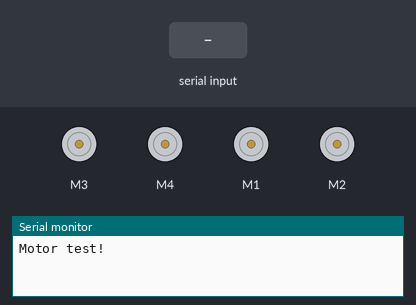
This sketch was run on a simulated Arduino Uno, built with avr-gcc and run on an emulated ATmega328P. On the bench: 4 × DC motor (green arrow = forward, orange = backward, longer = faster), the last lines printed to the serial monitor. The inputs (shaded band) are chosen by the test bench.

Above: at 1.2 s.
1.3 s: byte 73 ('I') received over Serial
At 1.6 s:
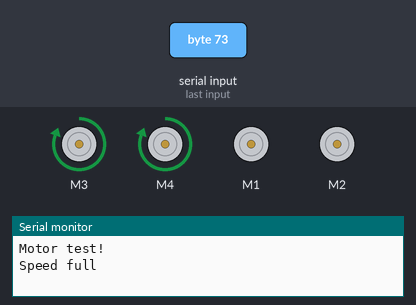
2.8 s: "S" received over Serial
At 3.9 s:
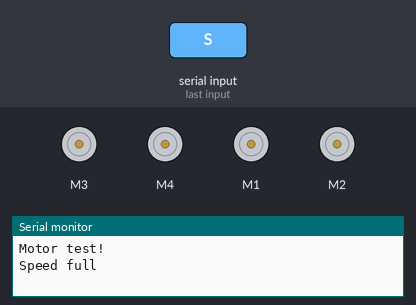
4.3 s: "B" received over Serial
At 5.1 s:
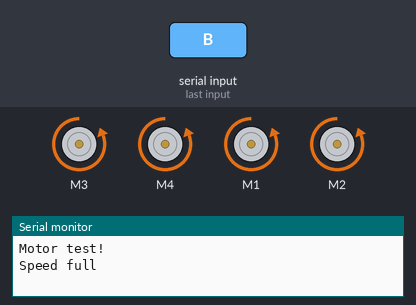
5.8 s: "F" received over Serial
At 6.2 s:
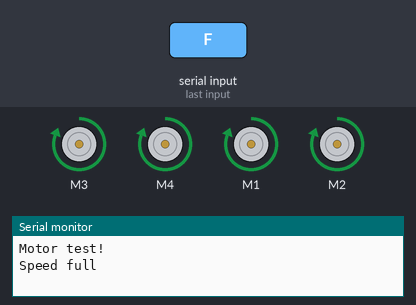
7.3 s: "R" received over Serial
At 8.5 s:
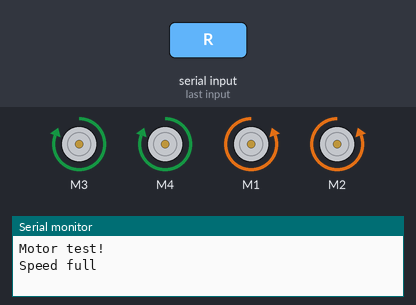
8.8 s: "L" received over Serial
At 9.7 s:
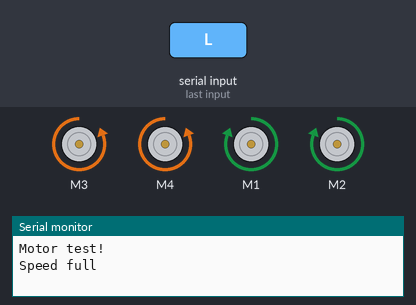
Timing chart, 0 to 11.3 s (numbered marks = the images above; inputs shaded):
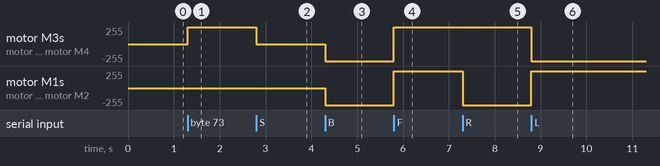

The sketch:

bl_car.ino
```cpp
#include <SoftwareSerial.h>
#include <AFMotor.h>
char incomingByte;
int speed_min = 135;
int speed_max = 255;

int left_speed = speed_max; // set both motors to maximum speed
int right_speed = speed_max;


AF_DCMotor motor_one(1); // create motor #1, 1KHz pwm
AF_DCMotor motor_two(2); // create motor #2, 1KHz pwm
AF_DCMotor motor_three(3); // create motor #1, 1KHz pwm
AF_DCMotor motor_four(4); // create motor #2, 1KHz pwm

void left(int left_speed, int right_speed);
void right(int left_speed, int right_speed);
void forward(int left_speed, int right_speed);
void backward(int left_speed, int right_speed);
void forward_left(int left_speed, int right_speed);
void forward_right(int left_speed, int right_speed);
void back_left(int left_speed, int right_speed);
void back_right(int left_speed, int right_speed);
void setup() {
  Serial.begin(9600); // set up Serial library at 9600 bps - this is the speed the serial interface will work at
  Serial.println("Motor test!");// display message for test purposes when connected to a serial monitor
}

void loop() {

  if (Serial.available() > 0) {
    // read the incoming byte:
    incomingByte = Serial.read();
  }


  switch (incomingByte)
  {
    case 'S':
      {
        stopo( left_speed, right_speed);
        //Serial.println("Stop\n");
        incomingByte = '*';
      }
      break;

    case 'B':

      { backward(left_speed, right_speed);

        // Serial.println("Forward\n");
        incomingByte = '*';
      }
      break;

    case 'F':

      { forward(left_speed, right_speed);
        // Serial.println("Backward\n");
        incomingByte = '*';
      }
      break;

    case 'R':
      // turn right
      {
        right(left_speed, right_speed);
        // Serial.println("Rotate Right\n");
        incomingByte = '*';
      }
      break;
    case 'L':
      {
        left(left_speed, right_speed);
        //Serial.println("Rotate Left\n");
        incomingByte = '*';
      }
      break;
    case '1':

      { left_speed = 20;
        right_speed = 20;
        //Serial.println("Speed 1\n");
        incomingByte = '*';
      }
      break;
    case '2':
      {
        left_speed = 40;
        right_speed = 40;
        //Serial.println("Speed 2 \n");
        incomingByte = '*';
      }
      break;
    case '3':
      {
        left_speed = 60;
        right_speed = 60;
        //Serial.println("Speed 3 \n");
        incomingByte = '*';
      }
      break;
    case '4':
      {
        left_speed = 80;
        right_speed = 80;
        //Serial.println("Speed 4 \n");
        incomingByte = '*';
      }
      break;
    case '5':
      {
        left_speed = 100;
        right_speed = 100;
        //Serial.println("Speed 5 \n");
        incomingByte = '*';
      }
      break;
    case '6':
      {
        left_speed = 120;
        right_speed = 120;
        //Serial.println("Speed 6 \n");
        incomingByte = '*';
      }
      break;
    case '7':
      {
        left_speed = 150;
        right_speed = 150;
        // Serial.println("Speed 7 \n");
        incomingByte = '*';
      }
      break;
    case '8':
      {
        left_speed = 180;
        right_speed = 180;
        //Serial.println("Speed 8 \n");
        incomingByte = '*';
      }
      break;
    case '9':
      {
        left_speed = 200;
        right_speed = 200;
        //Serial.println("Speed 9 \n");
        incomingByte = '*';
      }
      break;
    case 'q':
      {
        left_speed = 255;
        right_speed = 255;
        Serial.println("Speed full \n");
        incomingByte = '*';
      }
      break;
    case 'I':
      {
        back_right(left_speed, right_speed);
        Serial.println("Speed full \n");
        incomingByte = '*';
      }
      break;
    case 'H':
      {
        back_left(left_speed, right_speed);
        Serial.println("Speed full \n");
        incomingByte = '*';
      }
      break;
    case 'J':
      {
        forward_right(left_speed, right_speed);
        Serial.println("Speed full \n");
        incomingByte = '*';
      }
      break;
    case 'G':
      {
        forward_left(left_speed, right_speed);
        Serial.println("Speed full \n");
        incomingByte = '*';
      }
      break;
  }
}
void forward(int left_speed, int right_speed) {
  motor_one.run(FORWARD);
  motor_two.run(FORWARD);
  motor_three.run(FORWARD);

  motor_four.run(FORWARD);

  motor_one.setSpeed(left_speed);
  motor_two.setSpeed(left_speed);
  motor_three.setSpeed(255);

  motor_four.setSpeed(right_speed);


};
void backward(int left_speed, int right_speed) {
  motor_one.run(BACKWARD);
  motor_two.run(BACKWARD);
  motor_three.run(BACKWARD);

  motor_four.run(BACKWARD);

  motor_one.setSpeed(left_speed);
  motor_two.setSpeed(left_speed);
  motor_three.setSpeed(right_speed);

  motor_four.setSpeed(right_speed);


};
void right(int left_speed, int right_speed) {
  motor_one.run(BACKWARD);
  motor_two.run(BACKWARD);
  motor_three.run(FORWARD);

  motor_four.run(FORWARD);

  motor_one.setSpeed(left_speed);
  motor_two.setSpeed(left_speed);
  motor_three.setSpeed(right_speed);

  motor_four.setSpeed(right_speed);
};
void left(int left_speed, int right_speed) {
  motor_one.run(FORWARD);
  motor_two.run(FORWARD);
  motor_three.run(BACKWARD);

  motor_four.run(BACKWARD);

  motor_one.setSpeed(left_speed);
  motor_two.setSpeed(left_speed);
  motor_three.setSpeed(right_speed);

  motor_four.setSpeed(right_speed);


};
void stopo(int left_speed, int right_speed) {
  motor_one.run(RELEASE);
  motor_two.run(RELEASE);
  motor_three.run(RELEASE);

  motor_four.run(RELEASE);

  motor_one.setSpeed(0);
  motor_two.setSpeed(0);
  motor_three.setSpeed(0);

  motor_four.setSpeed(0);


};
void forward_left(int left_speed, int right_speed) {
  motor_one.run(FORWARD);
  motor_two.run(FORWARD);

  motor_one.setSpeed(left_speed);
  motor_two.setSpeed(left_speed);


};
void forward_right(int left_speed, int right_speed) {

  motor_three.run(FORWARD);

  motor_four.run(FORWARD);


  motor_three.setSpeed(right_speed);

  motor_four.setSpeed(right_speed);
}; void back_left(int left_speed, int right_speed) {
  motor_one.run(FORWARD);
  motor_two.run(FORWARD);

  motor_one.setSpeed(left_speed);
  motor_two.setSpeed(left_speed);


};
void back_right(int left_speed, int right_speed) {

  motor_three.run(FORWARD);

  motor_four.run(FORWARD);


  motor_three.setSpeed(right_speed);

  motor_four.setSpeed(right_speed);
};
//-----------------------------------------------------------------------------------------------------------------------
```

Measured:
- after the input at 1.3 s, motor M3, motor M4: stopped → forward 255/255 at once
- after the input at 2.8 s, motor M3, motor M4: forward 255/255 → stopped at once
- after the input at 4.3 s, motor M3, motor M4, motor M1, motor M2: stopped → backward 255/255 at once
- after the input at 5.8 s, motor M3, motor M4, motor M1, motor M2: backward 255/255 → forward 255/255 at once
- after the input at 7.3 s, motor M1, motor M2: forward 255/255 → backward 255/255 at once
- after the input at 8.8 s, motor M3, motor M4: forward 255/255 → backward 255/255 at once; motor M1, motor M2: backward 255/255 → forward 255/255 at once
